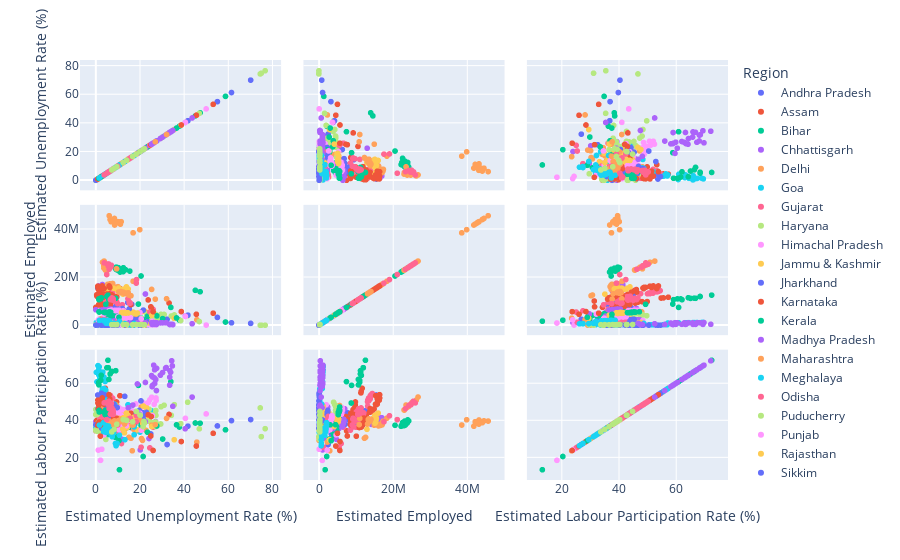

Here is the notebook cell this chart was saved with:
### Code cell
plt.figure(figsize=(20,20))
fig = px.scatter_matrix(unemp_non_null,template='plotly',
    dimensions=['Estimated Unemployment Rate (%)','Estimated Employed',
                'Estimated Labour Participation Rate (%)'],
    color='Region')
fig.show()

### Figure 1 — Plotly figure (JSON) as saved in the notebook; plotly's stock layout.template omitted (floating-point values rounded to 4 significant figures)
{"data": [{"dimensions": [{"axis": {"matches": true}, "label": "Estimated Unemployment Rate (%)", "values": [3.65, 3.05, 3.75, 3.32, 5.17, 3.52, 4.12, 4.38, 4.84, 5.91, 4.06, 16.29, 14.46, 0.85, 6.09, 3.8, 5.64, 4.61, 6.01, 4.7, 7.54, 7.88, 7.11, 5.66, 9.88, 32.3, 24.91, 5.86]}, {"axis": {"matches": true}, "label": "Estimated Employed", "values": [11999139, 11755881, 12086707, 12285693, 12256762, 12017412, 11397681, 12528395, 12016676, 11723617, 11359660, 8792827, 9526902, 15572975, 4788661, 4824630, 4657443, 4743179, 4733996, 4774377, 4668772, 4913963, 4618860, 4822035, 4521537, 2544084, 3428356, 4954389]}, {"axis": {"matches": true}, "label": "Estimated Labour Participation Rate (%)", "values": [43.24, 42.05, 43.5, 43.97, 44.68, 43.01, 41, 45.14, 43.46, 42.83, 40.66, 36.03, 38.16, 53.76, 37.45, 36.76, 36.1, 36.29, 36.69, 36.41, 36.62, 38.61, 35.91, 36.84, 36.08, 26.97, 32.69, 37.61]}], "hovertemplate": "Region=Andhra Pradesh<br>%{xaxis.title.text}=%{x}<br>%{yaxis.title.text}=%{y}<extra></extra>", "legendgroup": "Andhra Pradesh", "marker": {"color": "#636efa", "symbol": "circle"}, "name": "Andhra Pradesh", "showlegend": true, "type": "splom"}, {"dimensions": [{"axis": {"matches": true}, "label": "Estimated Unemployment Rate (%)", "values": [4.29, 5.08, 4.26, 5.79, 4.46, 4.65, 4.66, 4.29, 3.26, 3.77, 9.38, 0, 7.87, 9.89, 3.21, 10.39, 9.26, 11.17, 6.31, 5.02, 7.24, 9.98, 10.34, 8.37, 10.77, 3.42]}, {"axis": {"matches": true}, "label": "Estimated Employed", "values": [11749334, 8923222, 9911534, 9292039, 11468349, 8395906, 9625362, 11420996, 8462814, 9878742, 9926176, 7544937, 1671707, 1647342, 1739838, 1595582, 1576480, 1595176, 1708045, 1722303, 1630908, 1625454, 1664145, 1454956, 1441722, 1551007]}, {"axis": {"matches": true}, "label": "Estimated Labour Participation Rate (%)", "values": [57.39, 43.87, 48.21, 45.83, 55.67, 40.76, 46.64, 54.9, 40.17, 47.05, 50, 34.38, 44.92, 45.17, 44.32, 43.81, 42.66, 44.01, 44.59, 44.26, 42.82, 43.9, 45.03, 38.45, 39.04, 38.73]}], "hovertemplate": "Region=Assam<br>%{xaxis.title.text}=%{x}<br>%{yaxis.title.text}=%{y}<extra></extra>", "legendgroup": "Assam", "marker": {"color": "#EF553B", "symbol": "circle"}, "name": "Assam", "showlegend": true, "type": "splom"}, {"dimensions": [{"axis": {"matches": true}, "label": "Estimated Unemployment Rate (%)", "values": [9.27, 10.2, 13.44, 11, 8.87, 12.47, 12.4, 10.16, 9.13, 9.61, 15.39, 45.09, 47.26, 20.49, 19.9, 13.29, 16.41, 17.66, 20.46, 14.06, 17.62, 14.91, 20.69, 15.11, 15.73, 58.77, 37.87, 12.45]}, {"axis": {"matches": true}, "label": "Estimated Employed", "values": [24322330, 24097712, 23248875, 22260203, 23905700, 24053140, 22445989, 22914530, 23409006, 23168192, 22667882, 14645275, 14050319, 20622566, 3029344, 3248864, 3059744, 2994763, 2992082, 3173429, 3081077, 2977857, 2988665, 3113464, 3049637, 1400962, 2207026, 3124663]}, {"axis": {"matches": true}, "label": "Estimated Labour Participation Rate (%)", "values": [39.75, 39.71, 39.66, 36.85, 38.57, 40.31, 37.51, 37.25, 37.54, 37.28, 38.88, 38.63, 38.5, 37.4, 39.8, 39.35, 38.36, 38.03, 39.25, 38.45, 38.86, 36.29, 38.99, 37.87, 37.29, 34.94, 36.45, 36.54]}], "hovertemplate": "Region=Bihar<br>%{xaxis.title.text}=%{x}<br>%{yaxis.title.text}=%{y}<extra></extra>", "legendgroup": "Bihar", "marker": {"color": "#00cc96", "symbol": "circle"}, "name": "Bihar", "showlegend": true, "type": "splom"}, {"dimensions": [{"axis": {"matches": true}, "label": "Estimated Unemployment Rate (%)", "values": [9.82, 6.76, 4.54, 4.64, 8.33, 6.96, 2.77, 6.11, 9.89, 7.89, 7.31, 0, 7.64, 10.14, 9.77, 11.77, 8.17, 6.29, 9.46, 10.27, 8.32, 3.57, 9.01, 9.79, 8.21, 20.13, 24.1, 27.07]}, {"axis": {"matches": true}, "label": "Estimated Employed", "values": [6259019, 6608626, 6753622, 6607694, 6490776, 7043840, 6942931, 6569385, 6236201, 6847173, 6894808, 6534321, 5454091, 5781095, 2223129, 2192020, 2285436, 2392400, 2311507, 2297096, 2341284, 2415436, 2315972, 2347941, 2407509, 1066126, 1276291, 1602231]}, {"axis": {"matches": true}, "label": "Estimated Labour Participation Rate (%)", "values": [42.89, 43.71, 43.53, 42.55, 43.38, 46.28, 43.56, 42.59, 42.03, 45.05, 44.98, 39.43, 35.56, 38.66, 45.61, 45.88, 45.85, 46.91, 46.8, 46.82, 46.59, 45.59, 46.21, 47.14, 47.39, 24.06, 30.24, 39.41]}], "hovertemplate": "Region=Chhattisgarh<br>%{xaxis.title.text}=%{x}<br>%{yaxis.title.text}=%{y}<extra></extra>", "legendgroup": "Chhattisgarh", "marker": {"color": "#ab63fa", "symbol": "circle"}, "name": "Chhattisgarh", "showlegend": true, "type": "splom"}, {"dimensions": [{"axis": {"matches": true}, "label": "Estimated Unemployment Rate (%)", "values": [12.56, 9.33, 11.07, 17.18, 12.5, 15.84, 11.11, 16.97, 13.48, 13.81, 15.18, 20.69, 22.76, 21.14, 12.31, 12.76, 14.68, 13.52, 20.59, 12.41, 16.11, 11.07, 22.45, 14.86, 17.09, 16.51, 45.78, 18.11]}, {"axis": {"matches": true}, "label": "Estimated Employed", "values": [169487, 149076, 166605, 135407, 166056, 149511, 178768, 145671, 157791, 147500, 152413, 115487, 129610, 112108, 5756475, 5550172, 5393091, 5552510, 5642253, 6030363, 5439600, 5718337, 5647493, 5708807, 5401392, 3003787, 2343783, 4306807]}, {"axis": {"matches": true}, "label": "Estimated Labour Participation Rate (%)", "values": [42.33, 35.74, 40.53, 35.21, 40.68, 37.9, 42.71, 37.08, 38.36, 35.84, 37.45, 30.21, 34.65, 29.22, 44.17, 42.71, 42.34, 42.9, 47.36, 45.78, 43.02, 42.56, 48.09, 44.18, 42.82, 23.59, 28.28, 34.32]}], "hovertemplate": "Region=Delhi<br>%{xaxis.title.text}=%{x}<br>%{yaxis.title.text}=%{y}<extra></extra>", "legendgroup": "Delhi", "marker": {"color": "#FFA15A", "symbol": "circle"}, "name": "Delhi", "showlegend": true, "type": "splom"}, {"dimensions": [{"axis": {"matches": true}, "label": "Estimated Unemployment Rate (%)", "values": [2.91, 5.45, 10.98, 1.98, 3.61, 7.21, 23.71, 3.54, 5.38, 0, 15.91, 20, 2.75, 13.33, 12.28, 4.9, 3.16, 12.31, 25.2, 16.22, 10.92, 4.31, 4.76, 11.76]}, {"axis": {"matches": true}, "label": "Estimated Employed", "values": [179340, 170471, 167437, 183603, 163215, 177440, 159489, 177155, 158936, 171672, 181657, 128538, 264855, 304015, 280367, 243277, 309643, 290264, 271612, 288154, 257814, 306396, 277093, 318957]}, {"axis": {"matches": true}, "label": "Estimated Labour Participation Rate (%)", "values": [39.16, 38.19, 39.81, 39.61, 35.78, 40.36, 44.09, 38.7, 35.36, 36.11, 45.36, 33.71, 34.17, 43.96, 40, 31.97, 39.92, 41.27, 45.22, 42.77, 35.95, 39.73, 36.05, 44.74]}], "hovertemplate": "Region=Goa<br>%{xaxis.title.text}=%{x}<br>%{yaxis.title.text}=%{y}<extra></extra>", "legendgroup": "Goa", "marker": {"color": "#19d3f3", "symbol": "circle"}, "name": "Goa", "showlegend": true, "type": "splom"}, {"dimensions": [{"axis": {"matches": true}, "label": "Estimated Unemployment Rate (%)", "values": [2.88, 4.77, 4.58, 3.7, 6.29, 4.91, 4.68, 3.46, 5.35, 6.64, 7.59, 12, 14.58, 1.41, 4.09, 6.31, 5.15, 4.2, 5.96, 5.45, 7.53, 5.71, 5.82, 6.04, 5.39, 25.94, 11.62, 4.54]}, {"axis": {"matches": true}, "label": "Estimated Employed", "values": [13954728, 13199281, 14327083, 13507342, 13280783, 13828512, 14487815, 13877825, 14301844, 13973042, 13483615, 8587594, 11121124, 13243922, 9686558, 10144965, 9828023, 10228154, 9609939, 10474217, 9896129, 10172812, 9824501, 10784753, 10083026, 6701284, 6072776, 10574711]}, {"axis": {"matches": true}, "label": "Estimated Labour Participation Rate (%)", "values": [52.03, 50.12, 54.21, 50.57, 51.01, 52.27, 54.55, 51.51, 54.07, 53.48, 52.06, 34.77, 46.31, 47.72, 41.67, 44.57, 42.54, 43.72, 41.75, 45.14, 43.5, 43.75, 42.19, 46.31, 42.9, 36.33, 27.52, 44.26]}], "hovertemplate": "Region=Gujarat<br>%{xaxis.title.text}=%{x}<br>%{yaxis.title.text}=%{y}<extra></extra>", "legendgroup": "Gujarat", "marker": {"color": "#FF6692", "symbol": "circle"}, "name": "Gujarat", "showlegend": true, "type": "splom"}, {"dimensions": [{"axis": {"matches": true}, "label": "Estimated Unemployment Rate (%)", "values": [14.54, 23.08, 16.22, 30.94, 16.36, 24.17, 16.59, 29.56, 16.21, 27.19, 23.92, 41.61, 34.22, 35.57, 24.67, 20.42, 25.45, 24.19, 26.84, 21.04, 27.06, 23.65, 27.24, 23.29, 27.14, 46.89, 38.46, 29.41]}, {"axis": {"matches": true}, "label": "Estimated Employed", "values": [5249186, 4745178, 4826560, 4558306, 5127956, 4798833, 4875763, 4603484, 5062293, 4570108, 4366148, 4041050, 3914193, 4357835, 2693596, 2845190, 2405973, 2523005, 2675862, 2821456, 2404239, 2548835, 2630938, 2752834, 2275407, 1606580, 2013083, 2304138]}, {"axis": {"matches": true}, "label": "Estimated Labour Participation Rate (%)", "values": [45.12, 45.23, 42.17, 48.23, 44.72, 46.07, 42.48, 47.4, 43.74, 45.37, 41.4, 49.85, 42.78, 48.53, 43.18, 43.06, 38.77, 39.87, 43.7, 42.58, 39.18, 39.57, 42.75, 42.32, 36.73, 35.48, 38.27, 38.09]}], "hovertemplate": "Region=Haryana<br>%{xaxis.title.text}=%{x}<br>%{yaxis.title.text}=%{y}<extra></extra>", "legendgroup": "Haryana", "marker": {"color": "#B6E880", "symbol": "circle"}, "name": "Haryana", "showlegend": true, "type": "splom"}, {"dimensions": [{"axis": {"matches": true}, "label": "Estimated Unemployment Rate (%)", "values": [13.68, 11.43, 20.59, 18.56, 15.98, 15.81, 22.86, 19.46, 16.67, 15.42, 17.71, 2.13, 25.64, 1.12, 10.88, 21.43, 21.51, 24.48, 12, 23.77, 27.27, 25.32, 18.15, 27.31, 26.44, 2.7, 50, 10.81]}, {"axis": {"matches": true}, "label": "Estimated Employed", "values": [2045760, 1957081, 1916824, 1969248, 2039804, 1946957, 2024409, 1922821, 2041035, 1952464, 1800426, 984171, 1732050, 2230075, 245668, 237576, 235894, 236315, 247210, 232322, 233029, 241366, 246596, 227804, 221432, 146957, 134868, 224902]}, {"axis": {"matches": true}, "label": "Estimated Labour Participation Rate (%)", "values": [44.23, 41.18, 44.91, 44.91, 45.02, 42.81, 48.5, 44.05, 45.11, 42.45, 40.17, 18.43, 42.62, 41.2, 45.27, 49.58, 49.22, 51.17, 45.87, 49.69, 52.17, 52.55, 48.92, 50.82, 48.74, 24.42, 43.55, 40.66]}], "hovertemplate": "Region=Himachal Pradesh<br>%{xaxis.title.text}=%{x}<br>%{yaxis.title.text}=%{y}<extra></extra>", "legendgroup": "Himachal Pradesh", "marker": {"color": "#FF97FF", "symbol": "circle"}, "name": "Himachal Pradesh", "showlegend": true, "type": "splom"}, {"dimensions": [{"axis": {"matches": true}, "label": "Estimated Unemployment Rate (%)", "values": [12.78, 12.09, 13.67, 11.32, 19.27, 14.73, 22.19, 21.23, 16, 2.22, 18.97, 23.04, 19.88, 21.55, 24.06, 14.29, 7.02, 18.54, 19.86, 14.29, 12.96]}, {"axis": {"matches": true}, "label": "Estimated Employed", "values": [2495186, 2423742, 2549316, 2778624, 2477621, 2415724, 2373488, 2163397, 2361004, 2716966, 2049617, 1130139, 1139815, 1183770, 1029087, 1226793, 1209085, 1079537, 1060116, 998103, 937435]}, {"axis": {"matches": true}, "label": "Estimated Labour Participation Rate (%)", "values": [40.57, 39.02, 41.71, 44.17, 43.08, 39.69, 42.56, 38.25, 39.06, 38.46, 34.94, 46.74, 45.17, 47.8, 42.63, 44.92, 40.71, 41.4, 41.23, 36.21, 33.33]}], "hovertemplate": "Region=Jammu & Kashmir<br>%{xaxis.title.text}=%{x}<br>%{yaxis.title.text}=%{y}<extra></extra>", "legendgroup": "Jammu & Kashmir", "marker": {"color": "#FECB52", "symbol": "circle"}, "name": "Jammu & Kashmir", "showlegend": true, "type": "splom"}, {"dimensions": [{"axis": {"matches": true}, "label": "Estimated Unemployment Rate (%)", "values": [7.11, 8.46, 9.98, 12.06, 7.12, 6.57, 8.07, 15.15, 6.16, 9.06, 5.01, 41.72, 55.1, 21.53, 17.23, 20.51, 15.67, 20.25, 21.16, 19.05, 17.34, 22.01, 22.96, 19.67, 16.4, 61.48, 70.17, 19.38]}, {"axis": {"matches": true}, "label": "Estimated Employed", "values": [7035766, 7319782, 6958404, 7015356, 7500122, 7761243, 7279628, 6873437, 7868736, 7932402, 7157454, 4280434, 3315038, 6375114, 2404033, 2326911, 2434579, 2335406, 2357627, 2460196, 2424281, 2290170, 2329293, 2493023, 2480661, 1054829, 830347, 2244460]}, {"axis": {"matches": true}, "label": "Estimated Labour Participation Rate (%)", "values": [39.04, 41.12, 39.66, 40.83, 41.24, 42.33, 40.26, 41.09, 42.43, 44.05, 37.96, 36.92, 37.03, 40.65, 43.25, 43.51, 42.82, 43.35, 44.18, 44.82, 43.17, 43.14, 44.33, 45.42, 43.34, 39.92, 40.49, 40.43]}], "hovertemplate": "Region=Jharkhand<br>%{xaxis.title.text}=%{x}<br>%{yaxis.title.text}=%{y}<extra></extra>", "legendgroup": "Jharkhand", "marker": {"color": "#636efa", "symbol": "circle"}, "name": "Jharkhand", "showlegend": true, "type": "splom"}, {"dimensions": [{"axis": {"matches": true}, "label": "Estimated Unemployment Rate (%)", "values": [5.46, 5.98, 0.52, 0.37, 3.2, 7.13, 1.19, 0.41, 2.57, 4.11, 2.39, 33.17, 23.72, 10.92, 6.56, 5, 2.29, 1.27, 3.57, 3.87, 3.44, 1.56, 3.31, 2.88, 4.92, 25.12, 15.88, 6.12]}, {"axis": {"matches": true}, "label": "Estimated Employed", "values": [13911440, 12888490, 12169808, 12686470, 13741892, 12803527, 11537217, 12756132, 13938874, 12753657, 12853818, 9330400, 10626328, 15396213, 8638239, 8862498, 8738029, 8614340, 8647794, 8799249, 8613835, 8592376, 8749154, 8924061, 9225835, 7387995, 8669258, 8822411]}, {"axis": {"matches": true}, "label": "Estimated Labour Participation Rate (%)", "values": [46.36, 43.12, 38.42, 39.93, 44.45, 43.1, 36.45, 39.92, 44.52, 41.33, 40.85, 43.25, 43.09, 53.37, 40.62, 40.89, 39.09, 38.04, 39, 39.7, 38.6, 37.66, 38.94, 39.45, 41.55, 42.14, 43.9, 39.93]}], "hovertemplate": "Region=Karnataka<br>%{xaxis.title.text}=%{x}<br>%{yaxis.title.text}=%{y}<extra></extra>", "legendgroup": "Karnataka", "marker": {"color": "#EF553B", "symbol": "circle"}, "name": "Karnataka", "showlegend": true, "type": "splom"}, {"dimensions": [{"axis": {"matches": true}, "label": "Estimated Unemployment Rate (%)", "values": [6.63, 9, 4.95, 10.32, 5.35, 9.14, 5, 10.77, 4.11, 8.91, 8.85, 10.71, 23.38, 27.66, 6.11, 6.67, 7.58, 7.69, 5.52, 5.35, 6.71, 7.31, 6.65, 6.08, 9.14, 21.43, 30.28, 12.17]}, {"axis": {"matches": true}, "label": "Estimated Employed", "values": [5184355, 5605627, 4855393, 5233449, 5400499, 5328825, 4557906, 5065804, 5307026, 5203579, 4141953, 1754170, 3799919, 3952088, 4605913, 4678374, 4105211, 4448650, 4640642, 4644510, 4062767, 4440283, 4597507, 4624444, 4079775, 2179106, 2826118, 4601293]}, {"axis": {"matches": true}, "label": "Estimated Labour Participation Rate (%)", "values": [38.07, 42.19, 34.96, 39.9, 38.97, 40.02, 32.71, 38.67, 37.66, 38.84, 30.87, 13.33, 33.62, 37.01, 36.65, 37.42, 33.13, 35.91, 36.57, 36.49, 32.36, 35.56, 36.53, 36.48, 33.24, 20.51, 29.95, 38.68]}], "hovertemplate": "Region=Kerala<br>%{xaxis.title.text}=%{x}<br>%{yaxis.title.text}=%{y}<extra></extra>", "legendgroup": "Kerala", "marker": {"color": "#00cc96", "symbol": "circle"}, "name": "Kerala", "showlegend": true, "type": "splom"}, {"dimensions": [{"axis": {"matches": true}, "label": "Estimated Unemployment Rate (%)", "values": [3.63, 4.25, 3.92, 4.94, 3.08, 2.98, 2.72, 2.94, 3.66, 4.42, 1.19, 12.5, 22.46, 6.46, 3.91, 6.38, 7.38, 6.82, 7, 4.4, 6.06, 6.2, 5.17, 4.96, 4.8, 11.94, 40.49, 12.72]}, {"axis": {"matches": true}, "label": "Estimated Employed", "values": [15349838, 16294794, 16274707, 16559137, 16159315, 17060638, 16306428, 16854647, 16183702, 16178044, 16480441, 14238959, 13099601, 16748971, 6692720, 6509340, 6266446, 6809834, 6655967, 6603715, 6459457, 6787403, 6834930, 6533435, 6386723, 4802873, 3879934, 6221562]}, {"axis": {"matches": true}, "label": "Estimated Labour Participation Rate (%)", "values": [37.97, 40.48, 40.2, 41.25, 39.4, 41.46, 39.44, 40.77, 39.35, 39.57, 38.9, 37.88, 39.24, 41.5, 38.96, 38.8, 37.67, 40.6, 39.67, 38.2, 37.94, 39.83, 39.59, 37.68, 36.68, 29.76, 35.49, 38.72]}], "hovertemplate": "Region=Madhya Pradesh<br>%{xaxis.title.text}=%{x}<br>%{yaxis.title.text}=%{y}<extra></extra>", "legendgroup": "Madhya Pradesh", "marker": {"color": "#ab63fa", "symbol": "circle"}, "name": "Madhya Pradesh", "showlegend": true, "type": "splom"}, {"dimensions": [{"axis": {"matches": true}, "label": "Estimated Unemployment Rate (%)", "values": [3.67, 4.34, 3.66, 3.76, 4.4, 3.81, 3.68, 3.03, 3.8, 4.24, 5.38, 25.28, 16.89, 9.4, 6.08, 6.46, 6.35, 7.57, 7.6, 7.51, 7.6, 7.83, 6.67, 5.34, 6.34, 14.99, 15.92, 10.01]}, {"axis": {"matches": true}, "label": "Estimated Employed", "values": [23896858, 23056511, 24843750, 26835389, 25219281, 24330249, 24881383, 26357625, 25881398, 25293535, 23130976, 15014802, 18423447, 23601016, 16962574, 17375053, 17215677, 16602767, 17396398, 17221991, 17486683, 16581144, 16715470, 17122782, 17065830, 12674451, 12365754, 16172690]}, {"axis": {"matches": true}, "label": "Estimated Labour Participation Rate (%)", "values": [47.11, 45.69, 48.8, 52.67, 49.74, 47.61, 48.53, 50.98, 50.36, 49.36, 45.6, 37.42, 41.21, 48.34, 38.3, 39.3, 38.81, 37.84, 39.58, 39.05, 39.61, 37.57, 37.32, 37.61, 37.8, 30.86, 30.38, 37.04]}], "hovertemplate": "Region=Maharashtra<br>%{xaxis.title.text}=%{x}<br>%{yaxis.title.text}=%{y}<extra></extra>", "legendgroup": "Maharashtra", "marker": {"color": "#FFA15A", "symbol": "circle"}, "name": "Maharashtra", "showlegend": true, "type": "splom"}, {"dimensions": [{"axis": {"matches": true}, "label": "Estimated Unemployment Rate (%)", "values": [3.16, 4.23, 1.03, 0.52, 0.24, 3.7, 1.5, 1.8, 0.97, 2.76, 1.28, 8.38, 3.73, 1.35, 8.4, 8.66, 4.43, 5.8, 5.3, 7.2, 3.02, 5.21, 4.76, 7.37, 2.8, 17.39, 14.58]}, {"axis": {"matches": true}, "label": "Estimated Employed", "values": [1119011, 1024797, 1158511, 1065725, 1162159, 1080609, 1205703, 1102997, 1229406, 1112864, 1192616, 803118, 992148, 1150200, 228978, 231252, 284015, 259433, 253887, 234375, 293431, 267417, 261687, 233965, 289735, 161939, 222916]}, {"axis": {"matches": true}, "label": "Estimated Labour Participation Rate (%)", "values": [66.13, 61.09, 66.67, 60.86, 66.02, 63.44, 69.03, 63.18, 69.66, 64.06, 67.46, 48.83, 57.26, 64.63, 47.79, 48.29, 56.55, 52.27, 50.77, 47.71, 57.02, 53.04, 51.53, 47.26, 55.64, 36.51, 48.48]}], "hovertemplate": "Region=Meghalaya<br>%{xaxis.title.text}=%{x}<br>%{yaxis.title.text}=%{y}<extra></extra>", "legendgroup": "Meghalaya", "marker": {"color": "#19d3f3", "symbol": "circle"}, "name": "Meghalaya", "showlegend": true, "type": "splom"}, {"dimensions": [{"axis": {"matches": true}, "label": "Estimated Unemployment Rate (%)", "values": [4.17, 4.71, 3.31, 3.68, 4.31, 4.28, 4.72, 4.67, 1.81, 3.31, 15.09, 24.48, 9.45, 4.59, 2.95, 2.63, 1.78, 3.5, 3.78, 4.5, 2.23, 3.36, 2.28, 2.19, 3.96, 20.5, 10, 2.18]}, {"axis": {"matches": true}, "label": "Estimated Employed", "values": [11155753, 10965154, 12009883, 11727659, 11167715, 11621534, 12192623, 11345069, 11182128, 11842655, 9814156, 5562449, 9683719, 10187145, 2519582, 2356290, 2542237, 2456983, 2570663, 2456855, 2594469, 2369048, 2561320, 2438080, 2457952, 1303244, 1975481, 2221069]}, {"axis": {"matches": true}, "label": "Estimated Labour Participation Rate (%)", "values": [40.47, 39.94, 43.05, 42.13, 40.32, 41.88, 44.06, 40.91, 39.09, 41.98, 39.55, 25.16, 36.48, 36.36, 41.26, 38.39, 40.99, 40.25, 42.15, 40.51, 41.71, 38.46, 41.05, 38.97, 39.93, 25.53, 34.12, 35.24]}], "hovertemplate": "Region=Odisha<br>%{xaxis.title.text}=%{x}<br>%{yaxis.title.text}=%{y}<extra></extra>", "legendgroup": "Odisha", "marker": {"color": "#FF6692", "symbol": "circle"}, "name": "Odisha", "showlegend": true, "type": "splom"}, {"dimensions": [{"axis": {"matches": true}, "label": "Estimated Unemployment Rate (%)", "values": [0, 0, 0, 4.85, 0, 1.18, 0, 1.99, 0.58, 1.74, 2.31, 74.51, 1.25, 0, 0, 8.95, 1.22, 1.17, 1.37, 5.21, 0.57, 1.78, 0.62, 76.74, 75, 4.55]}, {"axis": {"matches": true}, "label": "Estimated Employed", "values": [172474, 184527, 139227, 183930, 175718, 180283, 142787, 180808, 176252, 183619, 142176, 49420, 283905, 304369, 281117, 312882, 286573, 312548, 275003, 313135, 281698, 310342, 278851, 68122, 64538, 234926]}, {"axis": {"matches": true}, "label": "Estimated Labour Participation Rate (%)", "values": [43.08, 45.95, 34.56, 47.83, 43.34, 44.85, 35, 45.07, 43.18, 45.38, 35.23, 46.79, 35.71, 37.73, 34.77, 42.41, 35.73, 38.86, 34.19, 40.42, 34.59, 38.5, 34.12, 35.54, 31.25, 29.73]}], "hovertemplate": "Region=Puducherry<br>%{xaxis.title.text}=%{x}<br>%{yaxis.title.text}=%{y}<extra></extra>", "legendgroup": "Puducherry", "marker": {"color": "#B6E880", "symbol": "circle"}, "name": "Puducherry", "showlegend": true, "type": "splom"}, {"dimensions": [{"axis": {"matches": true}, "label": "Estimated Unemployment Rate (%)", "values": [9.17, 12.21, 9.64, 6.69, 8.59, 12.56, 7.07, 6.13, 9.69, 10.41, 10.51, 3.69, 40.59, 20, 13.49, 13.17, 11.61, 11.99, 15.69, 13.75, 10.39, 11.97, 13.68, 11.99, 9.97, 1.13, 20.54, 10.55]}, {"axis": {"matches": true}, "label": "Estimated Employed", "values": [6088547, 6025235, 6308129, 6183427, 6260971, 6021921, 6395022, 6164215, 6189471, 6009820, 6373692, 4721590, 3727366, 5364047, 3289918, 3307798, 3592442, 3499863, 3227178, 3070438, 3602243, 3575778, 3252622, 3219227, 3601793, 2298975, 2682658, 3047750]}, {"axis": {"matches": true}, "label": "Estimated Labour Participation Rate (%)", "values": [44.79, 45.79, 46.5, 44.08, 45.49, 45.66, 45.55, 43.4, 45.22, 44.19, 46.85, 32.2, 41.14, 43.9, 40.03, 40.02, 42.62, 41.61, 39.97, 37.1, 41.82, 42.17, 39.04, 37.82, 41.29, 23.95, 34.71, 34.96]}], "hovertemplate": "Region=Punjab<br>%{xaxis.title.text}=%{x}<br>%{yaxis.title.text}=%{y}<extra></extra>", "legendgroup": "Punjab", "marker": {"color": "#FF97FF", "symbol": "circle"}, "name": "Punjab", "showlegend": true, "type": "splom"}, {"dimensions": [{"axis": {"matches": true}, "label": "Estimated Unemployment Rate (%)", "values": [4.03, 13.7, 9.7, 12.5, 5.45, 14.66, 10.47, 13.96, 8, 14.48, 9.47, 12.25, 10.45, 13.86, 13.62, 14.36, 11.67, 14.71, 12.63, 13.02, 14.3, 18.04, 18.82, 17.02, 18.54, 35.53, 25.35, 13.04]}, {"axis": {"matches": true}, "label": "Estimated Employed", "values": [15226005, 14610564, 14859873, 15052051, 15419779, 15178544, 15278556, 15485307, 15484353, 15040572, 15059769, 13051219, 15586833, 16076978, 5108436, 5241174, 5372470, 5195170, 5176819, 5384335, 5306715, 5109481, 5157363, 5288343, 4964911, 2932923, 4225486, 5275784]}, {"axis": {"matches": true}, "label": "Estimated Labour Participation Rate (%)", "values": [38.52, 41.02, 39.78, 41.48, 39.24, 42.69, 40.87, 43, 40.12, 41.83, 39.47, 35.21, 41.11, 43.98, 39.44, 40.73, 40.38, 40.34, 39.15, 40.8, 40.73, 40.9, 41.59, 41.62, 39.71, 29.57, 36.71, 39.26]}], "hovertemplate": "Region=Rajasthan<br>%{xaxis.title.text}=%{x}<br>%{yaxis.title.text}=%{y}<extra></extra>", "legendgroup": "Rajasthan", "marker": {"color": "#FECB52", "symbol": "circle"}, "name": "Rajasthan", "showlegend": true, "type": "splom"}, {"dimensions": [{"axis": {"matches": true}, "label": "Estimated Unemployment Rate (%)", "values": [5.48, 13.11, 1, 0, 5.81, 8.2, 7.76, 2.56, 4.82, 4.81, 9.68, 4.04, 7.37, 20.45, 5.77, 19.75, 2.63]}, {"axis": {"matches": true}, "label": "Estimated Employed", "values": [146688, 162426, 161647, 133399, 141313, 89587, 89702, 108334, 90850, 89450, 87974, 107751, 88035, 86186, 81905, 75456, 76269]}, {"axis": {"matches": true}, "label": "Estimated Labour Participation Rate (%)", "values": [44.06, 53.04, 46.3, 37.72, 42.36, 48.61, 48.13, 54.67, 46.63, 45.61, 46.97, 53.8, 45.24, 50.57, 40.31, 43.32, 35.85]}], "hovertemplate": "Region=Sikkim<br>%{xaxis.title.text}=%{x}<br>%{yaxis.title.text}=%{y}<extra></extra>", "legendgroup": "Sikkim", "marker": {"color": "#636efa", "symbol": "circle"}, "name": "Sikkim", "showlegend": true, "type": "splom"}, {"dimensions": [{"axis": {"matches": true}, "label": "Estimated Unemployment Rate (%)", "values": [0.97, 0.92, 6.01, 2.91, 1.71, 1.46, 2.46, 3.73, 1.18, 1.17, 6.36, 53.19, 38.73, 2.06, 0.89, 1.56, 3.18, 9.53, 1.86, 1.13, 2.65, 8.05, 2.05, 3.31, 6.46, 45.55, 25.95, 24.93]}, {"axis": {"matches": true}, "label": "Estimated Employed", "values": [15844698, 16375303, 16455928, 16463931, 14595441, 15595647, 16223430, 15356938, 14954646, 15828488, 15848590, 5086200, 5768342, 10169115, 11798080, 12318745, 12054414, 11933093, 11902824, 12223948, 11729952, 12260389, 11926995, 11742101, 10982178, 4632967, 5733921, 7741005]}, {"axis": {"matches": true}, "label": "Estimated Labour Participation Rate (%)", "values": [49.44, 50.99, 53.94, 52.17, 45.62, 48.55, 50.95, 48.8, 46.23, 48.86, 51.56, 33.05, 28.6, 31.49, 37.31, 39.16, 38.89, 41.13, 37.76, 38.42, 37.38, 41.29, 37.64, 37.48, 36.17, 26.17, 23.77, 31.6]}], "hovertemplate": "Region=Tamil Nadu<br>%{xaxis.title.text}=%{x}<br>%{yaxis.title.text}=%{y}<extra></extra>", "legendgroup": "Tamil Nadu", "marker": {"color": "#EF553B", "symbol": "circle"}, "name": "Tamil Nadu", "showlegend": true, "type": "splom"}, {"dimensions": [{"axis": {"matches": true}, "label": "Estimated Unemployment Rate (%)", "values": [2.23, 5.92, 2.45, 1.4, 5.49, 7.29, 6.47, 1.35, 5.02, 9.02, 5.63, 4.51, 34.01, 19.3, 1.52, 1.43, 3.73, 4.19, 6.19, 6.74, 5.23, 4.22, 6.49, 6.74, 6.1, 10.5, 36.57, 6.92]}, {"axis": {"matches": true}, "label": "Estimated Employed", "values": [11053353, 10728822, 11538688, 10743959, 12636415, 11375354, 11265828, 11068056, 12065915, 11304474, 12028377, 8793799, 7508747, 8891181, 5560649, 5683349, 5432503, 5544693, 5668785, 5318341, 5338119, 5317782, 5543380, 5521496, 5313236, 3378431, 3108830, 4577995]}, {"axis": {"matches": true}, "label": "Estimated Labour Participation Rate (%)", "values": [61.74, 62.19, 64.4, 59.23, 72.57, 66.49, 65.17, 60.61, 68.51, 66.92, 68.53, 49.44, 61, 58.97, 44.59, 45.43, 44.36, 45.39, 47.28, 44.51, 43.87, 43.13, 45.95, 45.78, 43.65, 29.05, 37.63, 37.68]}], "hovertemplate": "Region=Telangana<br>%{xaxis.title.text}=%{x}<br>%{yaxis.title.text}=%{y}<extra></extra>", "legendgroup": "Telangana", "marker": {"color": "#00cc96", "symbol": "circle"}, "name": "Telangana", "showlegend": true, "type": "splom"}, {"dimensions": [{"axis": {"matches": true}, "label": "Estimated Unemployment Rate (%)", "values": [29.25, 26.64, 22.47, 25.49, 30.23, 27.54, 25.25, 26.53, 31.91, 26.22, 31.61, 43.64, 14.71, 18.84, 34.69, 25.59, 25.81, 33.45, 33.57, 26.67, 27.15, 33.48, 34.37, 33.88, 25.69, 34.88, 16.78, 27.47]}, {"axis": {"matches": true}, "label": "Estimated Employed", "values": [1019549, 1107013, 1052597, 975501, 1034408, 1113764, 1084633, 1046878, 1057975, 1169347, 1060946, 675083, 911789, 1106978, 423127, 408738, 410583, 368977, 418043, 414808, 427700, 399427, 450155, 415339, 450271, 296431, 384999, 391015]}, {"axis": {"matches": true}, "label": "Estimated Labour Participation Rate (%)", "values": [64.47, 67.4, 60.54, 58.29, 65.9, 68.21, 64.29, 63.02, 68.61, 69.88, 68.28, 52.63, 46.9, 59.74, 69.5, 58.8, 59.1, 59.07, 66.9, 60, 62.14, 63.41, 72.26, 66.04, 63.56, 47.65, 48.31, 56.17]}], "hovertemplate": "Region=Tripura<br>%{xaxis.title.text}=%{x}<br>%{yaxis.title.text}=%{y}<extra></extra>", "legendgroup": "Tripura", "marker": {"color": "#ab63fa", "symbol": "circle"}, "name": "Tripura", "showlegend": true, "type": "splom"}, {"dimensions": [{"axis": {"matches": true}, "label": "Estimated Unemployment Rate (%)", "values": [10.26, 11.13, 9.19, 11.47, 6.45, 10.18, 6.94, 8.43, 6.06, 8.12, 9.37, 19.92, 16.89, 8.51, 14.4, 11.62, 11.8, 14.73, 13.58, 10.35, 11.31, 12.37, 12.34, 11.65, 12.32, 26.94, 32.06, 13.05]}, {"axis": {"matches": true}, "label": "Estimated Employed", "values": [43287808, 42276572, 42697000, 43298746, 44198762, 42833265, 43261530, 44640087, 45777509, 44257432, 43086706, 39970677, 38640999, 41908909, 13391244, 13624452, 13862431, 13580241, 13522970, 13938303, 14128888, 13857200, 13656250, 13803099, 13889632, 10944379, 11111486, 13208724]}, {"axis": {"matches": true}, "label": "Estimated Labour Participation Rate (%)", "values": [39.96, 39.32, 38.78, 40.24, 38.79, 39.07, 38.01, 39.77, 39.67, 39.13, 38.53, 40.37, 37.52, 36.89, 40.43, 39.75, 40.43, 40.87, 40.07, 39.71, 40.6, 40.21, 39.52, 39.54, 40, 37.74, 41.1, 38.09]}], "hovertemplate": "Region=Uttar Pradesh<br>%{xaxis.title.text}=%{x}<br>%{yaxis.title.text}=%{y}<extra></extra>", "legendgroup": "Uttar Pradesh", "marker": {"color": "#FFA15A", "symbol": "circle"}, "name": "Uttar Pradesh", "showlegend": true, "type": "splom"}, {"dimensions": [{"axis": {"matches": true}, "label": "Estimated Unemployment Rate (%)", "values": [1.63, 4.65, 5.74, 6.11, 3.47, 4.83, 5.56, 4.52, 4.17, 4.85, 3.66, 3.57, 10.71, 9.17, 4.69, 6.94, 7.43, 9.62, 4.72, 6.34, 7.39, 8.92, 5.28, 8.15, 13.18, 17.36, 5.08]}, {"axis": {"matches": true}, "label": "Estimated Employed", "values": [2108044, 2021553, 2000524, 1911380, 2157845, 2027662, 2007113, 1947566, 1986386, 2057523, 1972074, 1915482, 1675441, 676797, 906889, 859900, 823967, 711150, 925174, 904903, 844779, 725253, 963408, 889245, 748041, 778590, 989470]}, {"axis": {"matches": true}, "label": "Estimated Labour Participation Rate (%)", "values": [37.47, 37.01, 36.97, 35.39, 38.79, 36.9, 36.73, 35.19, 35.69, 37.16, 35.04, 33.94, 32, 26.33, 33.54, 32.48, 31.21, 27.51, 33.87, 33.61, 31.65, 27.55, 35.11, 33.33, 29.59, 32.27, 35.61]}], "hovertemplate": "Region=Uttarakhand<br>%{xaxis.title.text}=%{x}<br>%{yaxis.title.text}=%{y}<extra></extra>", "legendgroup": "Uttarakhand", "marker": {"color": "#19d3f3", "symbol": "circle"}, "name": "Uttarakhand", "showlegend": true, "type": "splom"}, {"dimensions": [{"axis": {"matches": true}, "label": "Estimated Unemployment Rate (%)", "values": [6.02, 5.85, 5.62, 5.58, 5.26, 6.78, 5.83, 5.79, 6.79, 3.78, 7.02, 18.32, 18.43, 4.94, 7.25, 7.38, 7.91, 7.27, 7.79, 7.83, 6.61, 7.24, 7.27, 7.55, 6.67, 15.63, 15.22, 9.86]}, {"axis": {"matches": true}, "label": "Estimated Employed", "values": [23452875, 25543465, 24857807, 24924827, 25610773, 24353018, 25630359, 24906239, 24612171, 26093009, 25097812, 17639370, 19115772, 21225887, 11306177, 10611498, 10779829, 11456493, 11158649, 10563686, 10768462, 11335696, 11208617, 10871168, 10806105, 9299466, 9240903, 9088931]}, {"axis": {"matches": true}, "label": "Estimated Labour Participation Rate (%)", "values": [46.41, 50.36, 48.78, 48.79, 49.87, 48.09, 50, 48.47, 48.3, 49.51, 49.18, 39.27, 42.53, 40.44, 46.37, 43.51, 44.38, 46.77, 45.74, 43.25, 43.44, 45.97, 45.39, 44.09, 43.34, 41.2, 40.67, 37.57]}], "hovertemplate": "Region=West Bengal<br>%{xaxis.title.text}=%{x}<br>%{yaxis.title.text}=%{y}<extra></extra>", "legendgroup": "West Bengal", "marker": {"color": "#FF6692", "symbol": "circle"}, "name": "West Bengal", "showlegend": true, "type": "splom"}, {"dimensions": [{"axis": {"matches": true}, "label": "Estimated Unemployment Rate (%)", "values": [18.35, 12.4, 21.8, 9.52, 20.14, 13.99, 22.05, 8.33, 20, 16.67, 21.43, 7.22]}, {"axis": {"matches": true}, "label": "Estimated Employed", "values": [348042, 337145, 294379, 328282, 327239, 330856, 289593, 311146, 332062, 316887, 279839, 306505]}, {"axis": {"matches": true}, "label": "Estimated Labour Participation Rate (%)", "values": [44.89, 40.44, 39.47, 37.95, 42.77, 40.06, 38.6, 35.19, 42.94, 39.25, 36.68, 33.8]}], "hovertemplate": "Region=Chandigarh<br>%{xaxis.title.text}=%{x}<br>%{yaxis.title.text}=%{y}<extra></extra>", "legendgroup": "Chandigarh", "marker": {"color": "#B6E880", "symbol": "circle"}, "name": "Chandigarh", "showlegend": true, "type": "splom"}], "layout": {"dragmode": "select", "legend": {"title": {"text": "Region"}, "tracegroupgap": 0}, "margin": {"t": 60}}}
